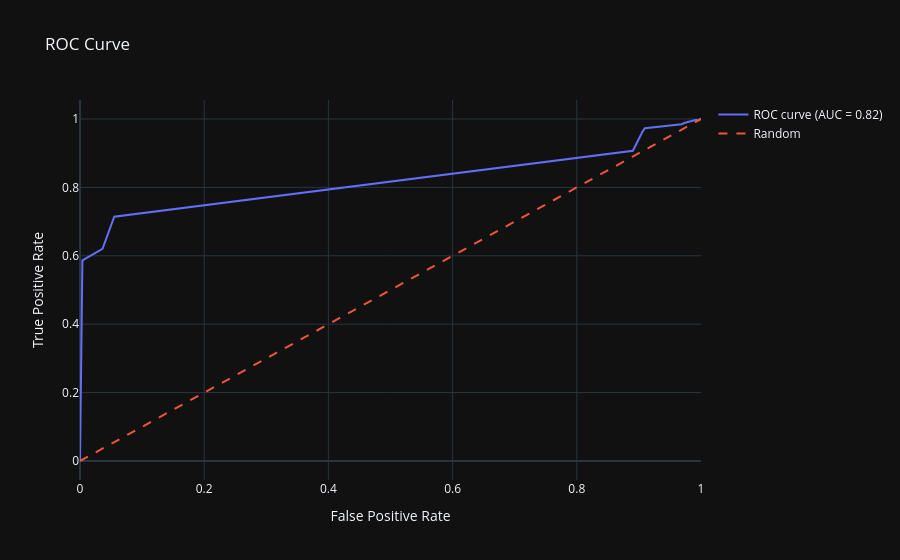

Notebook cell for this chart:
### Code cell
dt_visualizer.plot_roc_curve()

### Figure 1 — Plotly figure (JSON) as saved in the notebook; plotly's stock layout.template omitted (floating-point values rounded to 4 significant figures)
{"data": [{"mode": "lines", "name": "ROC curve (AUC = 0.82)", "x": [0.0, 0.001618, 0.002185, 0.002428, 0.002589, 0.003803, 0.003884, 0.03625, 0.05519, 0.8903, 0.9056, 0.9063, 0.9096, 0.9688, 0.9743, 0.9885, 0.991, 0.9962, 1.0], "y": [0.0, 0.2128, 0.3202, 0.3654, 0.397, 0.57, 0.5865, 0.6205, 0.7143, 0.9072, 0.964, 0.9645, 0.9728, 0.9849, 0.9888, 0.9966, 0.9971, 0.9971, 1.0], "type": "scatter"}, {"line": {"dash": "dash"}, "mode": "lines", "name": "Random", "x": [0, 1], "y": [0, 1], "type": "scatter"}], "layout": {"title": {"text": "ROC Curve"}, "xaxis": {"title": {"text": "False Positive Rate"}}, "yaxis": {"title": {"text": "True Positive Rate"}}, "showlegend": true}}
